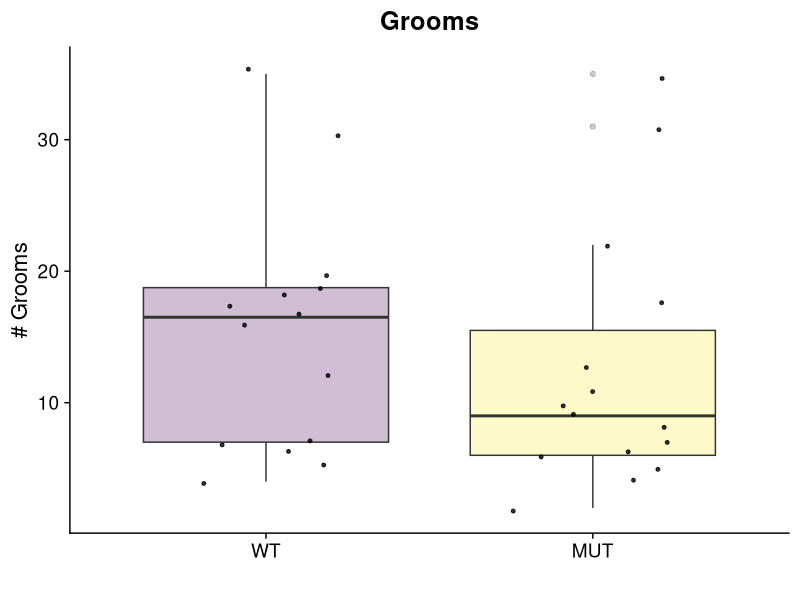
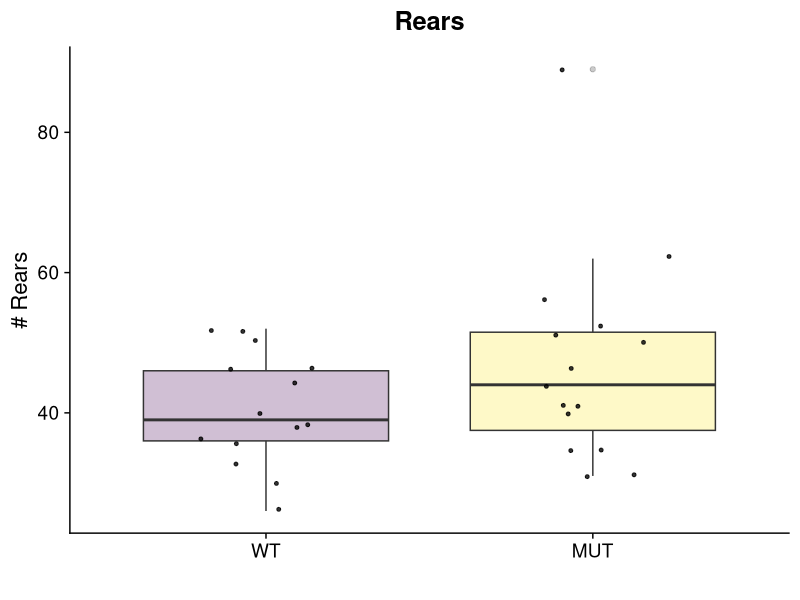
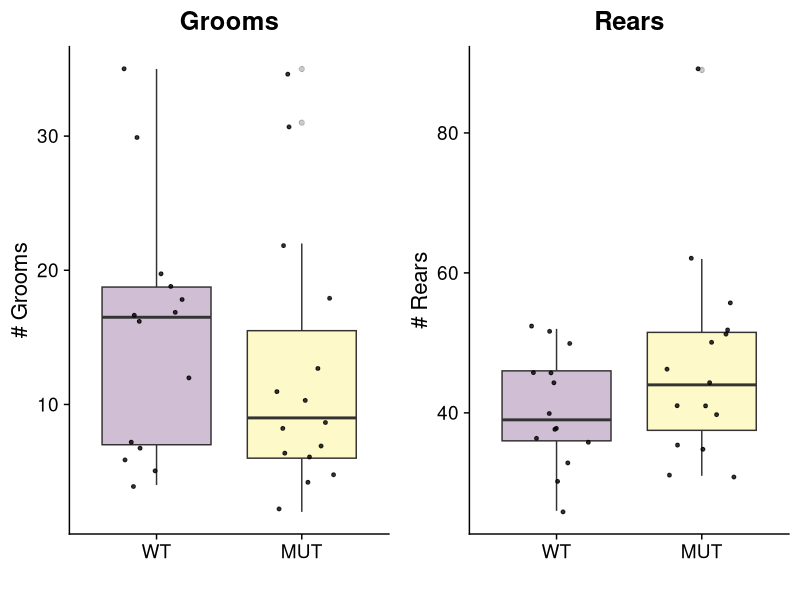
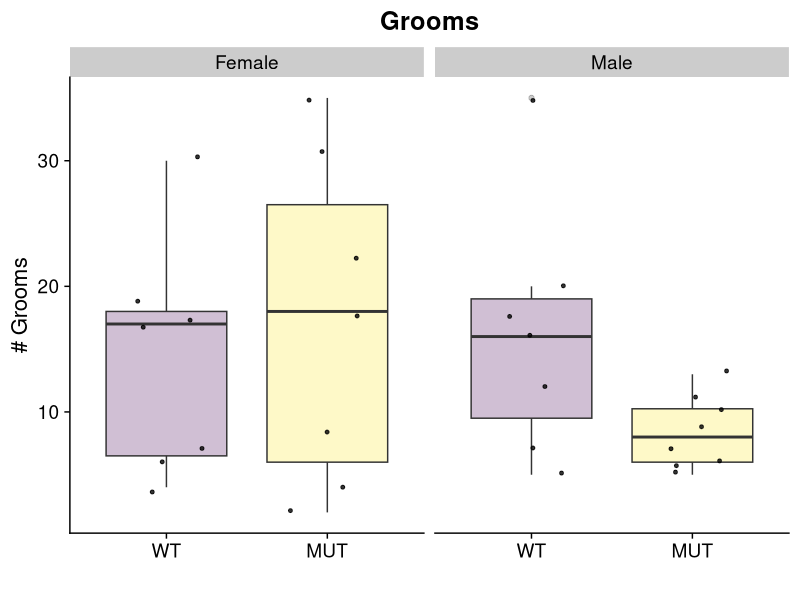
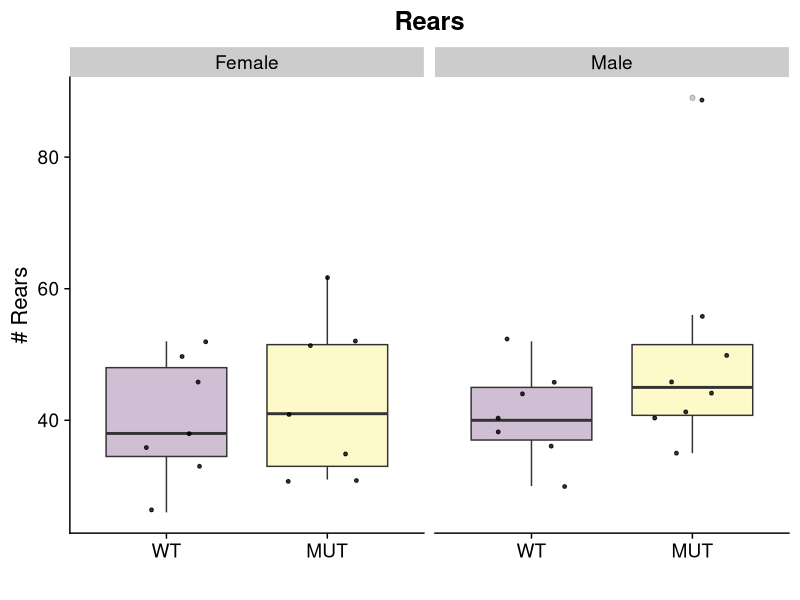
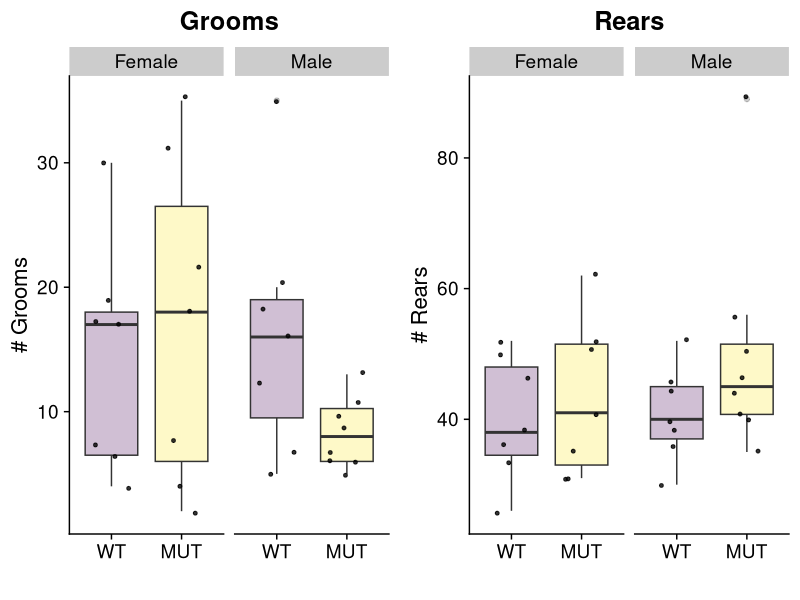
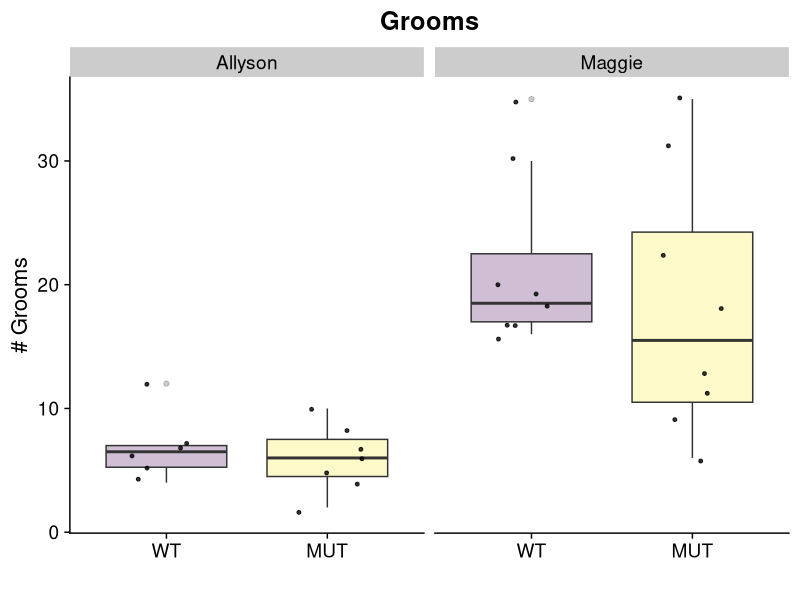
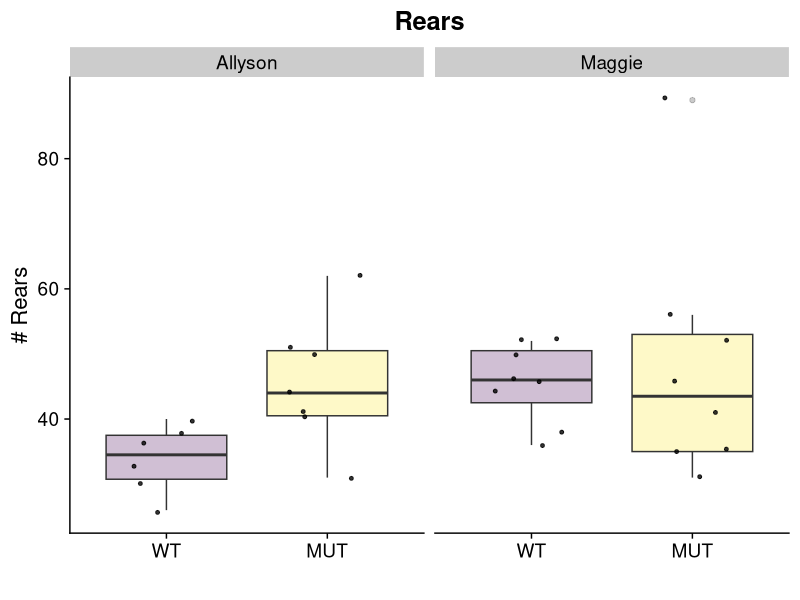

Write R code to recreate these figures, in order.

library(ggplot2)
library(rlang)
library(cowplot)
library(ggpubr)
library(viridis)
library(tidyr)
library(dplyr)

setwd("~/Documents/slcproject/slcproject/Spontaneous/Analysis_Files/")
setwd("C:/Users/Jacobs Laboratory/Documents/JCYang/slcproject/")

data<-read.csv("SLC_Microbiota_Transfer/Groom_Rear Analysis - Maggie_and_Allyson.csv", header=TRUE)
data$Genotype <- data$SLC_Genotype

generate_boxplots <- function(input_data, X, Y, min,max){
  data<-as.data.frame(input_data)
  #Ensure correct ordering of levels 
  data$Genotype <- factor(data$Genotype, levels = c("WT","MUT"))
  
  ggplot(data=data,aes(x={{X}},y={{Y}}, fill={{X}})) + 
    #geom_violin(alpha=0.25,position=position_dodge(width=.75),size=1,color="black",draw_quantiles=c(0.5))+
    geom_boxplot(alpha=0.25)+
    scale_fill_viridis_d()+
    geom_point(size=1,position=position_jitter(width=0.25),alpha=0.8)+
    theme_cowplot(16) +
    #ylim(min,max)+
    #facet_grid(~Sex)+    
    theme(legend.position = "none")
  
}

#Groom and Rear
a<-generate_boxplots(data, Genotype, Grooms,0,550) +
  ggtitle("Grooms") + 
  labs(x="", y="# Grooms") + 
  theme(plot.title = element_text(hjust = 0.5))

a 

b<-generate_boxplots(data, Genotype, Rears,0,550) +
  ggtitle("Rears") + 
  labs(x="", y="# Rears") + 
  theme(plot.title = element_text(hjust = 0.5))
b

plot_grid(a, b)

#Groom and Rear - stratify by Sex 

c<-generate_boxplots(data, Genotype, Grooms,0,550) +
  ggtitle("Grooms") + 
  labs(x="", y="# Grooms") + 
  theme(plot.title = element_text(hjust = 0.5)) + 
  facet_wrap(~Sex)

c 

d<-generate_boxplots(data, Genotype, Rears,0,550) +
  ggtitle("Rears") + 
  labs(x="", y="# Rears") + 
  theme(plot.title = element_text(hjust = 0.5))+
  facet_wrap(~Sex)
d

plot_grid(c, d)

# Jacob vs Allyson - stratify by Sex 

e<-generate_boxplots(data, Genotype, Grooms,0,550) +
  ggtitle("Grooms") + 
  labs(x="", y="# Grooms") + 
  theme(plot.title = element_text(hjust = 0.5)) + 
  facet_wrap(~Scorer)

e

d<-generate_boxplots(data, Genotype, Rears,0,550) +
  ggtitle("Rears") + 
  labs(x="", y="# Rears") + 
  theme(plot.title = element_text(hjust = 0.5))+
  facet_wrap(~Scorer)
d

plot_grid(e, d)

## Groom --
# Add parametric and non-parametric stats to README.md
# WT vs MUT
data<-read.csv("SLC_Microbiota_Transfer/Groom_Rear Analysis - Maggie_and_Allyson.csv", header=TRUE)
data$Genotype <- data$SLC_Genotype
t.test(Grooms~Genotype,data)
wilcox.test(Grooms~Genotype,data)

data<-read.csv("Open Field Groom_Rear Scoring - Analysis.csv", header=TRUE)

# WT vs HET
data <- data %>% filter(Genotype!="MUT")
t.test(Groom.instances~Genotype,data)
wilcox.test(Groom.instances~Genotype,data)

# WT vs MUT
data<-read.csv("Spontaneous/Analysis_Files/Groom_Rear Analysis - Jacob_Only.csv", header=TRUE)
data <- data %>% filter(Genotype!="HET")
t.test(Groom.instances~Genotype,data=subset(data, Sex=="Female"))
wilcox.test(Groom.instances~Genotype,subset(data, Sex=="Female"))
t.test(Groom.instances~Genotype,data=subset(data, Sex=="Male"))
wilcox.test(Groom.instances~Genotype,subset(data, Sex=="Male"))

# WT vs HET
data<-read.csv("Open Field Groom_Rear Scoring - Analysis.csv", header=TRUE)
data <- data %>% filter(Genotype!="MUT")
t.test(Groom.instances~Genotype,data=subset(data, Sex=="Female"))
wilcox.test(Groom.instances~Genotype,subset(data, Sex=="Female"))
t.test(Groom.instances~Genotype,data=subset(data, Sex=="Male"))
wilcox.test(Groom.instances~Genotype,subset(data, Sex=="Male"))

## Rear stats --
# Add parametric and non-parametric stats to README.md
# WT vs MUT
data<-read.csv("Open Field Groom_Rear Scoring - Analysis.csv", header=TRUE)
data <- data %>% filter(Genotype!="HET")
t.test(Rear.instances~Genotype,data)
wilcox.test(Rear.instances~Genotype,data)

data<-read.csv("Open Field Groom_Rear Scoring - Analysis.csv", header=TRUE)

# WT vs HET
data <- data %>% filter(Genotype!="MUT")
t.test(Rear.instances~Genotype,data)
wilcox.test(Rear.instances~Genotype,data)

# WT vs MUT
data<-read.csv("Open Field Groom_Rear Scoring - Analysis.csv", header=TRUE)
data <- data %>% filter(Genotype!="HET")
t.test(Rear.instances~Genotype,data=subset(data, Sex=="Female"))
wilcox.test(Rear.instances~Genotype,subset(data, Sex=="Female"))
t.test(Rear.instances~Genotype,data=subset(data, Sex=="Male"))
wilcox.test(Rear.instances~Genotype,subset(data, Sex=="Male"))

# WT vs HET
data<-read.csv("Open Field Groom_Rear Scoring - Analysis.csv", header=TRUE)
data <- data %>% filter(Genotype!="MUT")
t.test(Rear.instances~Genotype,data=subset(data, Sex=="Female"))
wilcox.test(Rear.instances~Genotype,subset(data, Sex=="Female"))
t.test(Rear.instances~Genotype,data=subset(data, Sex=="Male"))
wilcox.test(Rear.instances~Genotype,subset(data, Sex=="Male"))


